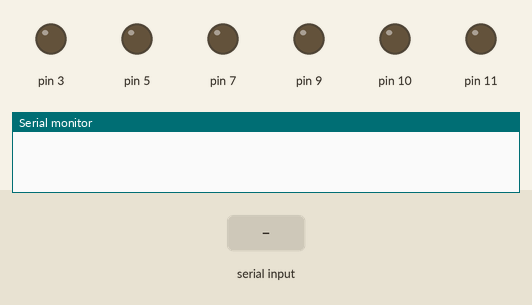
This sketch was run on a simulated Arduino Uno, built with avr-gcc and run on an emulated ATmega328P. Shown: output pins drawn as LEDs (lit = HIGH), the last lines printed to the serial monitor. The inputs (shaded band) are chosen by the test bench.

Above: at 1.2 s.
1.3 s: "F" received over the second serial link
At 2.3 s:
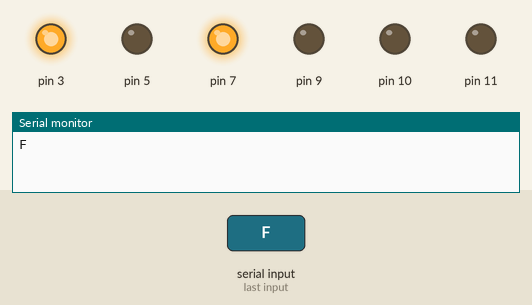
2.8 s: "B" received over the second serial link
At 3.5 s:
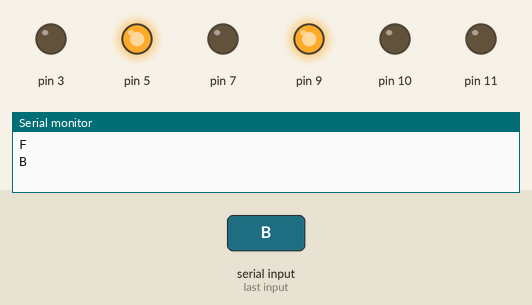
4.3 s: "R" received over the second serial link
At 4.6 s:
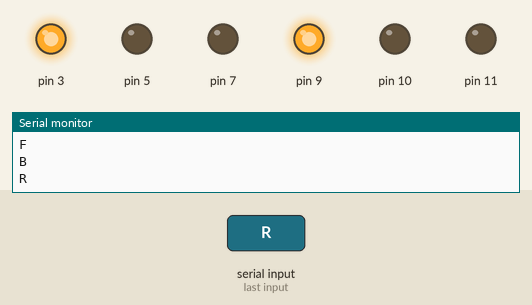
5.8 s: "L" received over the second serial link
At 7.0 s:
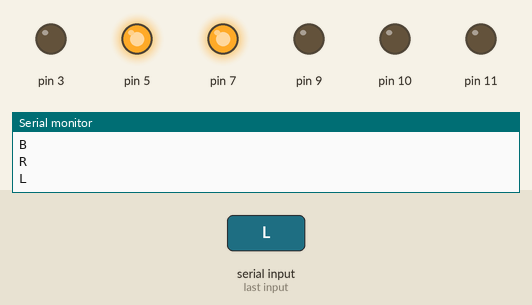
7.3 s: "1" received over the second serial link
At 8.1 s:
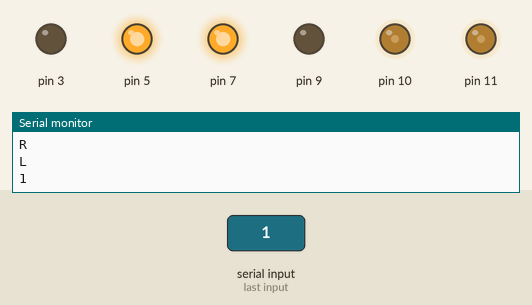
8.8 s: "S" received over the second serial link
At 9.2 s:
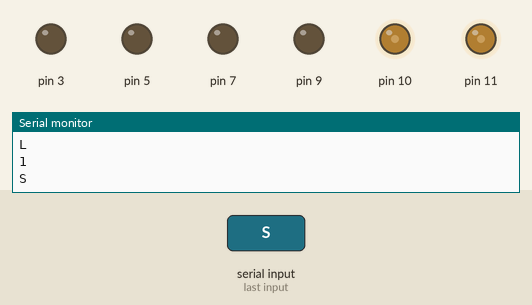
Timing chart, 0 to 11.3 s (numbered marks = the images above; inputs shaded):
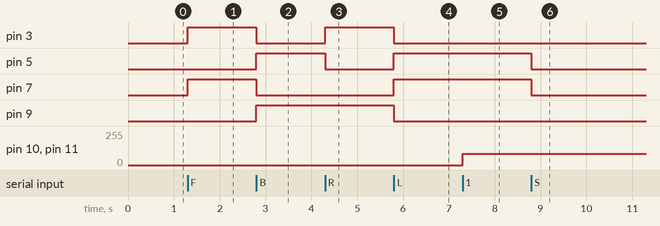

Measured:
- after the input at 1.3 s, pin 3, pin 7: LOW → HIGH at once
- after the input at 2.8 s, pin 3, pin 7: HIGH → LOW at once; pin 5, pin 9: LOW → HIGH at once
- after the input at 4.3 s, pin 3: LOW → HIGH at once; pin 5: HIGH → LOW at once
- after the input at 5.8 s, pin 3, pin 9: HIGH → LOW at once; pin 5, pin 7: LOW → HIGH at once
- after the input at 7.3 s, pin 10, pin 11: 0/255 → 85/255 at once
- after the input at 8.8 s, pin 5, pin 7: HIGH → LOW at once

The sketch:

arduino.ino
```cpp
#include <SoftwareSerial.h>

SoftwareSerial BT(0, 1);
String readvoice;

void setup() {

 BT.begin(9600);
 Serial.begin(9600);
  pinMode(5, OUTPUT);
  pinMode(3, OUTPUT);
  pinMode(7, OUTPUT);
  pinMode(9,OUTPUT);
  pinMode(11,OUTPUT);
  pinMode(10,OUTPUT);

}

void loop() {
  float check=255/9;
  while (BT.available())
  {
  char c = BT.read();
  readvoice += c;
  }
  //Serial.println(readvoice);
  if (readvoice.length() > 0)
  {
    Serial.println(readvoice);

  if(readvoice == "F")
  {
    //Serial.println("FOR");

    digitalWrite(3, HIGH);
    digitalWrite (7, HIGH);
    digitalWrite(5,LOW);
    digitalWrite(9,LOW);
  }

  if(readvoice == "B")
  {
    //Serial.println("back");
    digitalWrite(3, LOW);
    digitalWrite(7, LOW);
    digitalWrite(5, HIGH);
    digitalWrite(9,HIGH);
  }

  if (readvoice == "R")
  {
   // Serial.println("left");
    digitalWrite (3,HIGH);
    digitalWrite (5,LOW);
    digitalWrite (7,LOW);
    digitalWrite (9,LOW);
      digitalWrite(3, HIGH);
    digitalWrite (9, HIGH);
    digitalWrite(7,LOW);
    digitalWrite(5,LOW);


  }

 if ( readvoice == "L")
 {
  //Serial.println("right");
   digitalWrite (3, LOW);
   digitalWrite (5, HIGH);
   digitalWrite (7, LOW);
   digitalWrite (9, LOW);
      digitalWrite(7, HIGH);
    digitalWrite (5, HIGH);
    digitalWrite(3,LOW);
    digitalWrite(9,LOW);
 }
 if (readvoice == "S")
 {
  digitalWrite(3, LOW);
    digitalWrite (5, LOW);
    digitalWrite(7,LOW);
    digitalWrite(9,LOW);
 }
 if(readvoice=="1"){
  analogWrite(10,85);
  analogWrite(11,85);
 }
 if(readvoice=="2"){
  analogWrite(10,170);
  analogWrite(11,170);
 }
 if(readvoice=="3"){
  analogWrite(10,255);
  analogWrite(11,255);
 }


  }

 readvoice="";


}
```
